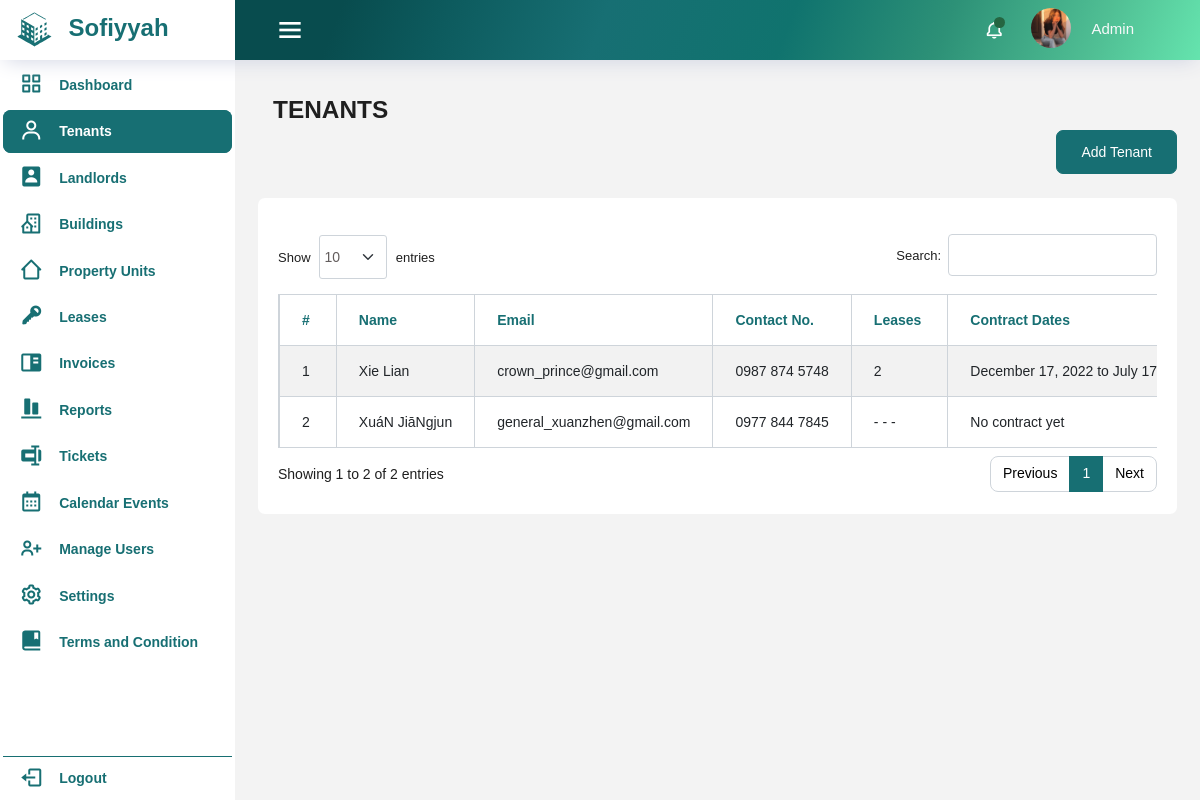
The app's page /tenant/tenants.php (signed in) with its own data.
### tables this page shows
CREATE TABLE `tenant` (
  `id` int(11) NOT NULL,
  `first_name` varchar(50) NOT NULL,
  `middle_name` varchar(50) DEFAULT NULL,
  `last_name` varchar(50) NOT NULL,
  `email` varchar(100) NOT NULL,
  `contact_no` varchar(20) NOT NULL,
  `relationship_status` varchar(100) NOT NULL,
  `type_of_household` varchar(100) NOT NULL,
  `previous_address` varchar(200) NOT NULL,
  `region` varchar(255) NOT NULL,
  `provinces` varchar(255) NOT NULL,
  `city` varchar(255) NOT NULL,
  `sex` varchar(50) DEFAULT NULL,
  `date_of_birth` date NOT NULL,
  `has_pet` varchar(100) NOT NULL,
  `number_of_pets` int(11) DEFAULT NULL,
  `type_of_pet` varchar(50) DEFAULT NULL,
  `is_smoking` varchar(10) NOT NULL,
  `has_vehicle` varchar(100) DEFAULT NULL,
  `vehicle_specification` varchar(50) DEFAULT NULL,
  `spouse_first_name` varchar(50) DEFAULT NULL,
  `spouse_last_name` varchar(50) DEFAULT NULL,
  `spouse_email` varchar(100) DEFAULT NULL,
  `spouse_num` varchar(20) DEFAULT NULL,
  `occupants` varchar(255) DEFAULT NULL,
  `occupants_relations` varchar(255) DEFAULT NULL,
  `emergency_contact_person` varchar(100) NOT NULL,
  `emergency_contact_number` varchar(20) NOT NULL,
  `profile_img` varchar(100) NOT NULL,
  `created_at` timestamp NOT NULL DEFAULT current_timestamp(),
  `updated_at` timestamp NOT NULL DEFAULT current_timestamp() ON UPDATE current_timestamp()
);

### tenant/tenants.php (the view, shortened to what this page needs)
<?php
    require_once '../includes/header.php';
    require_once '../includes/dbconfig.php';
?>
<body>
<div class="container-scroller">
  <?php
    require_once '../includes/navbar.php';
  ?>
  <div class="container-fluid page-body-wrapper">
  <?php
        if (isset($_SESSION['user_type'])) {
            if ($_SESSION['user_type'] == 'landlord') {
                require_once '../alandlord-dash/landlord_sidebar.php';
            } elseif ($_SESSION['user_type'] == 'admin') {
                require_once '../includes/sidebar.php';
            }
        } else {
        }
    ?>
    <div class="main-panel">
      <div class="content-wrapper">
        <div class="row">
          <div class="col-12 col-xl-8 mb-4 mb-xl-0">
            <h3 class="font-weight-bolder">TENANTS</h3>
          </div>
          <div class="add-tenant-container">
            <?php
               if($_SESSION['user_type'] == 'admin' || $_SESSION['user_type'] == 'landlord'){
            ?>
            <a href="add_tenant.php" class="btn btn-success btn-icon-text float-right">
              Add Tenant </a>
              <?php
                  }
              ?>
          </div>
        </div>
        <div class="row mt-4">
          <div class="card">
            <div class="card-body">
              <div class="table-responsive pt-3">
                <table id="example" class="table table-striped table-bordered dt-responsive nowrap" style="width:100%">
                  <thead>
                    <tr>
                      <th>#</th>
                      <th>Name</th>
                      <th>Email</th>
                      <th>Contact No.</th>
                      <th>Leases</th>
                      <th>Contract Dates</th>
                    </tr>
                  </thead>
                  <tbody>
                    <?php
                      $sql = "SELECT tenant.*, COUNT(lease.id) AS lease_count,
                              DATE_FORMAT(MIN(lease.lease_start), '%M %d, %Y') AS lease_start,
                              DATE_FORMAT(MAX(lease.lease_end), '%M %d, %Y') AS lease_end,
                              property_units.floor_level
                              FROM tenant
                              LEFT JOIN lease ON lease.tenant_id = tenant.id
                              LEFT JOIN property_units ON property_units.id = lease.property_unit_id
                              GROUP BY tenant.id";
                      $result = mysqli_query($conn, $sql);
                      $i = 1;
                      if (mysqli_num_rows($result) > 0){
                          while ($row = mysqli_fetch_assoc($result)){
                            $actionButtons = ($_SESSION['user_type'] == 'admin' || $_SESSION['user_type'] == 'landlord') ?
                          '<div class="action">
                            <a class="me-2 green" href="view_tenant.php?id='.$row['id'].'"><i class="fas fa-eye"></i></a>
                            <a class="me-2 green" href="edit_tenant.php?id='.$row['id'].'"><i class="fas fa-edit"></i></a>
                            <a class="green action-delete" href="delete_tenant.php?id='.$row['id'].'"><i class="fas fa-trash"></i></a>
                          </div>' : '';
                          $leaseDates = ($row['lease_start'] !== null && $row['lease_end'] !== null) ? $row['lease_start'] . ' to ' . $row['lease_end'] : 'No contract yet';
                          $leaseCount = ($row['lease_count'] != 0) ? $row['lease_count'] : '- - -';
                          $floorlevel = ($row['floor_level'] != 0) ? $row['floor_level'] : '- - -';
                              echo '
                              <tr>
                                  <td>'.$i.'</td>
                                  <td>'.$row['first_name'].' '.$row['last_name'].'</td>
                                  <td>'.$row['email'].'</td>
                                  <td>'.$row['contact_no'].'</td>
                                  <td>'.$leaseCount.'</td>
                                  <td>'.$leaseDates.'</td>
                                  <td>'.$floorlevel.'</td>
                                  <td>'.$actionButtons.'</td>
                              </tr>';
                              $i++;
                          }
                      }
                    ?>
                  </tbody>
                </table>
              </div>
            </div>
          </div>

### css/custom.css (style rules this page uses)
:root { --fs-7: 13.4px; --fs-8: 9.2px; --fw-300: 300; --fw-500: 500; --fw-600: 600; --fw-700: 700; }
.mb-4 { font-weight: bold; }
*, *::before, *::after { box-sizing: border-box; }
.card { position: relative; display: flex; flex-direction: column; min-width: 0; word-wrap: break-word; background-color: #fff; background-clip: border-box; border: 1px solid rgba(0,0,0,.125); border-radius: 1rem; }
table.table-bordered.dataTable thead tr:first-child th, table.table-bordered.dataTable thead tr:first-child td { border-top-width: 1px; color: #176f73; font-weight: bolder; }
.row>* { padding-left: calc(var(--bs-gutter-x) * .0); padding-right: calc(var(--bs-gutter-x) * .0); }
:root { --fc-small-font-size: .85em!important; --fc-page-bg-color: #fff!important; --fc-neutral-bg-color: hsla(0,0%,82%,.3)!important; --fc-neutral-text-color: grey!important; --fc-border-color: #ddd!important; --fc-button-text-color: #fff!important; --fc-button-bg-color: #2c3e50!important; --fc-button-border-color: #879baf6b!important; --fc-button-hover-bg-color: #2d6465!important; --fc-button-hover-border-color: #2d6465!important; --fc-button-active-bg-color: #115845e8!important; --fc-button-active-border-color: #115845e8!important; --fc-event-bg-color: #c3d837!important; --fc-event-border-color: #c3d837!important; --fc-event-text-color: #01105d!important; --fc-event-selected-overlay-color: rgba(0, 0, 0, 0.4)!important; --fc-more-link-bg-color: #d0d0d0!important; --fc-more-link-text-color: inherit!important; --fc-event-resizer-thickness: 8px!important; --fc-event-resizer-dot-total-width: 8px!important; --fc-event-resizer-dot-border-width: 1px!important; --fc-non-business-color: hsla(0,0%,84%,.3)!important; --fc-bg-event-color: #8be347!important; --fc-bg-event-opacity: 0.3!important; --fc-highlight-color: rgba(168, 232, 245, 0.3)!important; --fc-today-bg-color: rgb(46 112 179 / 10%)!important; --fc-now-indicator-color: red; }

### records on screen
tenant: first_name "Xie", last_name "Lian", email "crown_prince@gmail.com", contact_no "0987 874 5748", leaseCount "2", leaseDates "December 17, 2022 to July…"
tenant: first_name "XuáN", last_name "JiāNgjun", email "general_xuanzhen@gmail.com", contact_no "0977 844 7845", leaseCount "- - -", leaseDates "No contract yet"

### other values on screen
$_SESSION['username'] "Admin"
